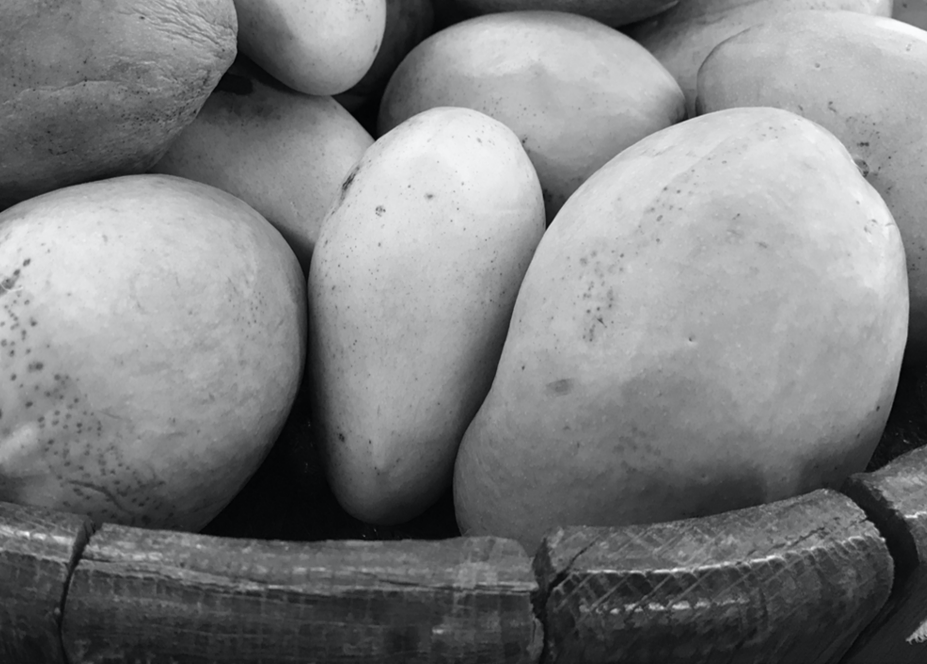
#> input picture python/HW1/potato.png, 927 x 664 px, found by its file name
$ python hw1_Q1.py
#> lines starting #> are read from the running program, lines starting #| are printed output that depends on the picture; after the words box and inside, x2 and y2 are one past the last pixel; in counts of white or black regions, pixels touching at a corner belong together
import cv2 as cv
from matplotlib import pyplot as plt

img = cv.imread("./HW1/potato.png", 0)
#> img: shape (664, 927); min 0, max 253, mean 126.5
# [13 lines of commented-out code are left out]


img = cv.resize(img, dsize=(600, 600), interpolation=cv.INTER_AREA)
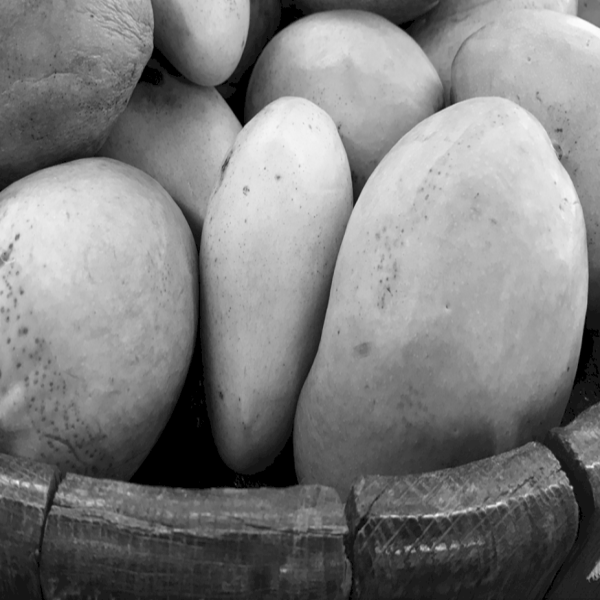
#> img: shape (600, 600); min 0, max 252, mean 126.5

th_v, th1 = cv.threshold(img, 0, 255, cv.THRESH_BINARY+cv.THRESH_OTSU)
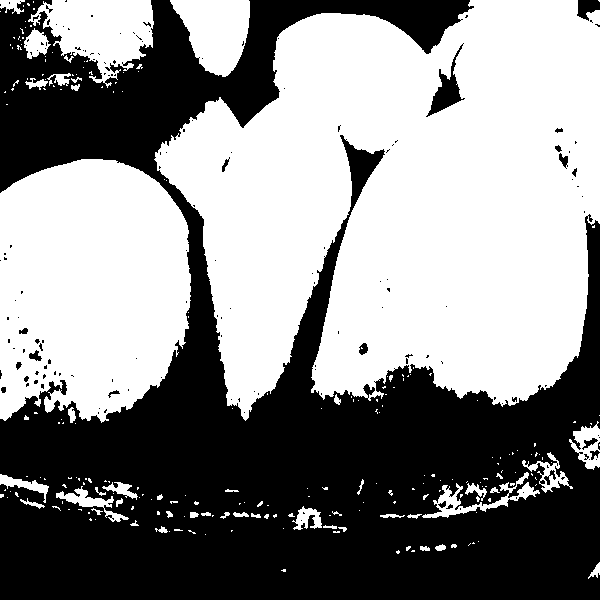
#> th1: shape (600, 600); 53.9% white; 156 black regions (137 under 20 px), largest, box (x1, y1, x2, y2) and area: (0, 0, 600, 600) 163623, (426, 43, 465, 117) 834, (577, 0, 600, 21) 313
#> th_v = 122
th2 = cv.adaptiveThreshold(img, 255, cv.ADAPTIVE_THRESH_MEAN_C,
                           cv.THRESH_BINARY, 599, 5)  # 평균에서 차감할값
#> th2: shape (600, 600); 64% white; 281 black regions (265 under 20 px), largest, box (x1, y1, x2, y2) and area: (0, 0, 600, 600) 127334, (577, 0, 600, 27) 487, (554, 145, 578, 182) 239
th3 = cv.adaptiveThreshold(img, 255, cv.ADAPTIVE_THRESH_MEAN_C,
                           cv.THRESH_BINARY, 299, 5)
#> th3: shape (600, 600); 64.9% white; 467 black regions (398 under 20 px), largest, box (x1, y1, x2, y2) and area: (0, 0, 506, 600) 82187, (336, 105, 600, 600) 34675, (172, 533, 261, 565) 1314
th4 = cv.adaptiveThreshold(img, 255, cv.ADAPTIVE_THRESH_MEAN_C,
                           cv.THRESH_BINARY, 109, 5)
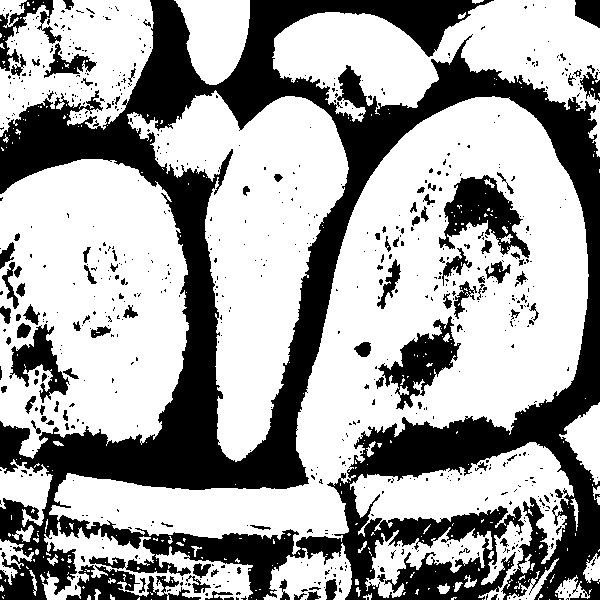
#> th4: shape (600, 600); 64.2% white; 724 black regions (618 under 20 px), largest, box (x1, y1, x2, y2) and area: (0, 0, 600, 600) 107106, (439, 175, 530, 258) 3408, (378, 316, 461, 410) 2911
th5 = cv.adaptiveThreshold(img, 255, cv.ADAPTIVE_THRESH_MEAN_C,
                           cv.THRESH_BINARY, 49, 5)
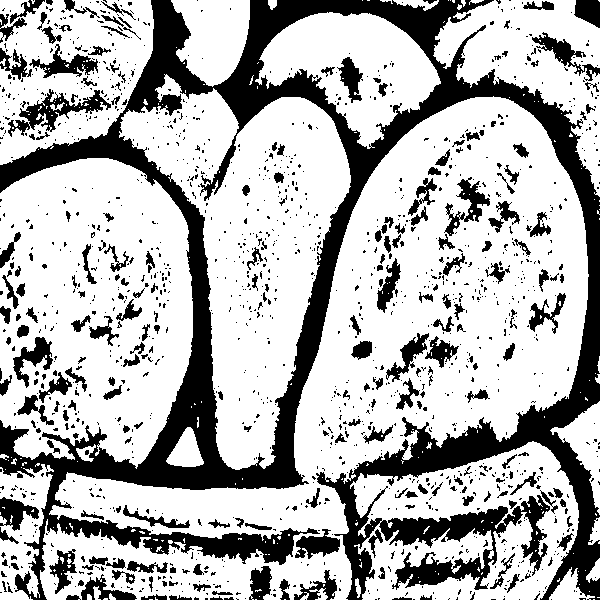
#> th5: shape (600, 600); 70.7% white; 1460 black regions (1229 under 20 px), largest, box (x1, y1, x2, y2) and area: (0, 0, 600, 600) 72768, (8, 89, 111, 137) 1443, (444, 177, 490, 236) 869
th6 = cv.adaptiveThreshold(img, 255, cv.ADAPTIVE_THRESH_MEAN_C,
                           cv.THRESH_BINARY, 29, 5)
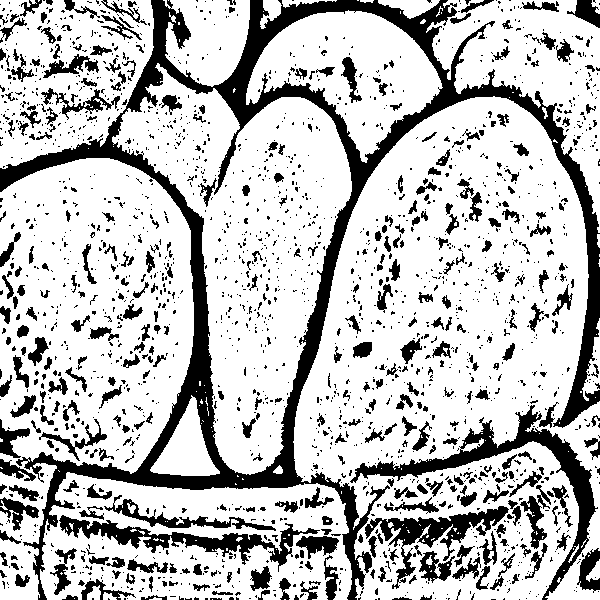
#> th6: shape (600, 600); 75.3% white; 2085 black regions (1713 under 20 px), largest, box (x1, y1, x2, y2) and area: (0, 0, 600, 600) 37079, (350, 405, 598, 600) 5437, (59, 515, 320, 572) 3266
th7 = cv.adaptiveThreshold(img, 255, cv.ADAPTIVE_THRESH_MEAN_C,
                           cv.THRESH_BINARY, 9, 5)
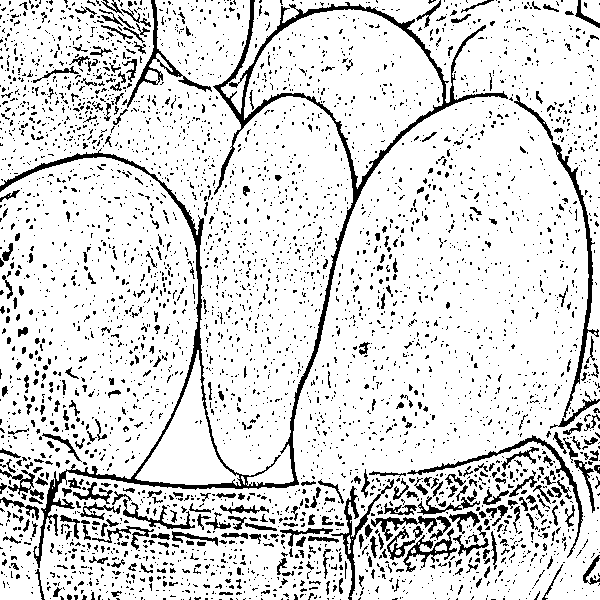
#> th7: shape (600, 600); 85.9% white; 4002 black regions (3634 under 20 px), largest, box (x1, y1, x2, y2) and area: (0, 0, 508, 568) 9744, (552, 142, 599, 418) 1252, (407, 435, 583, 558) 1008
th8 = cv.adaptiveThreshold(img, 255, cv.ADAPTIVE_THRESH_MEAN_C,
                           cv.THRESH_BINARY, 3, 5)
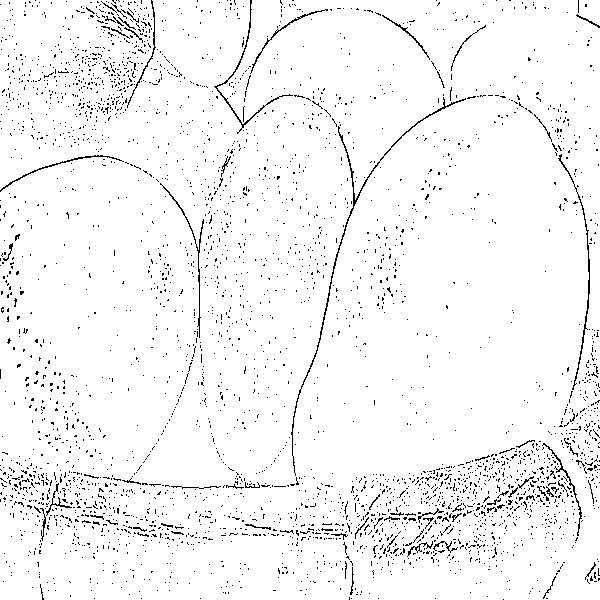
#> th8: shape (600, 600); 96.2% white; black in thin lines or dots

titles = ["original", "global", "599", "299", "109", "49", "29", "9", "3"]
images = [img, th1, th2, th3, th4, th5, th6, th7, th8]

for i in range(9):
    plt.subplot(3, 3, i+1), plt.imshow(images[i], 'gray', vmin=0, vmax=255)
    plt.title(titles[i])
    plt.xticks([]), plt.yticks([])

plt.show()
